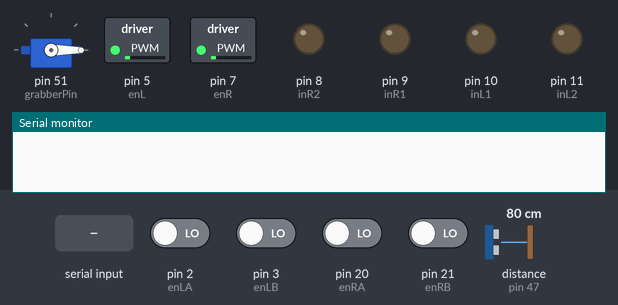
A sketch run on a simulated Arduino Mega 2560, built with avr-gcc and run on an emulated ATmega2560. Parts: servo, switched loads named in the sketch (green lamp = pin HIGH), output pins drawn as LEDs (lit = HIGH), the last lines printed to the serial monitor. Inputs (shaded band) come from the test bench; at power-on: pin 2 (enLA), pin 3 (enLB), pin 20 (enRA), pin 21 (enRB) LOW, distance to the obstacle (sensor on pin 47) 80 cm. The echo pulse lasts 58.3 µs per cm.

Above: at 2.2 s.
2.3 s: "90 45\n" received over Serial
At 4.5 s:
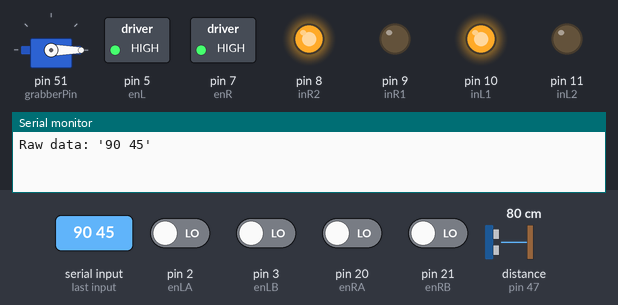
At 5.2 s:
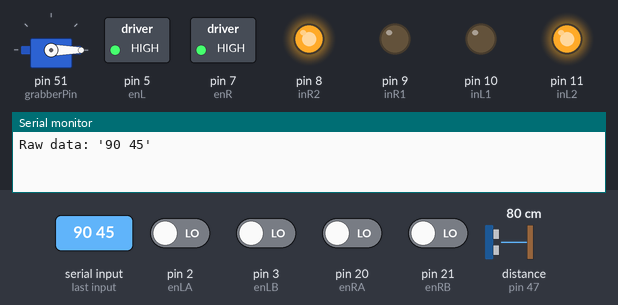
5.3 s: distance to the obstacle (sensor on pin 47) set to 5 cm
8.3 s: distance to the obstacle (sensor on pin 47) set to 2 cm
At 10.9 s:
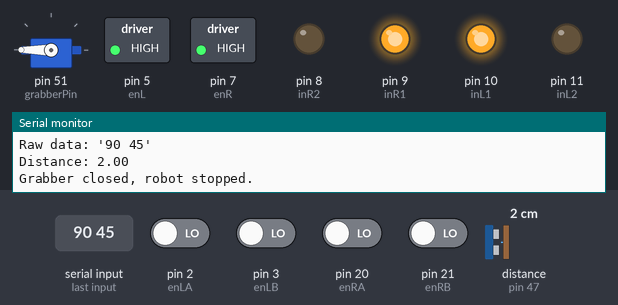
Timing chart, 0 to 12.4 s (numbered marks = the images above; inputs shaded):
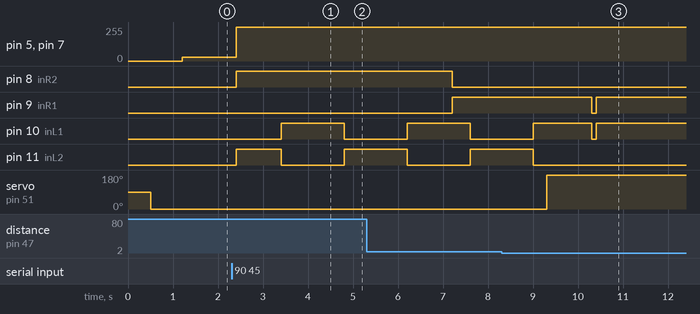

Measured:
- the behaviour switches between 4 and 3 cm on distance to the obstacle (sensor on pin 47) (found by bisection; images 2 and 3)
- after the input at 2.3 s, pin 5 (enL), pin 7 (enR): 30/255 → 255/255 after 0.10 s; pin 8 (inR2): LOW → HIGH after 0.10 s; pin 10 (inL1): LOW → HIGH after 1.1 s, → LOW 1.4 s later; pin 11 (inL2): LOW → HIGH after 0.10 s, → LOW 1.0 s later, → HIGH 1.4 s later
- after the input at 8.3 s, pin 7 (enR): stays 255/255 (without the input it goes to 196/255 after 4.3 s); pin 8 (inR2): stays LOW (without the input it goes to HIGH after 4.5 s); pin 9 (inR1): HIGH → LOW after 2.0 s instead of 4.5 s; pin 11 (inL2): goes on until 9.0 s, then stays LOW; servo on pin 51 (grabberPin): 0° → 180° after 1.0 s

The sketch:

task1_speed_control_mine.ino
```cpp
#include <TimerOne.h>
#include <Ultrasonic.h>
#include <Servo.h>

// Define pins
const int trigPin = 49;
const int echoPin = 47;
const int grabberPin = 51;
Servo grabber;

// Ultrasonic pins
Ultrasonic ultrasonic(trigPin, echoPin);

// Constants for calculations
#define PI 3.1415926535897932384626433832795
float d = 0.172; // Wheel distance
float r = 0.0225; // Wheel radius
float samplingTime = 0.2; // Sampling time
const int ENCODER_RESOLUTION = 700;
float M_PER_REV = 2 * PI * r;

// Motor control pins
int enR = 7;
int inR1 = 9;
int inR2 = 8;
int enL = 5;
int inL1 = 10;
int inL2 = 11;

// Encoder pins
int enLA = 2;
int enLB = 3;
int enRA = 20;
int enRB = 21;

// Encoder counts
volatile int leftEnCount = 0;
volatile int rightEnCount = 0;

// PID constants
float KpL = 100;
float KiL = 260;
float KdL = 33;
float KpR = 100;
float KiR = 130;
float KdR = 33;

float set_vL = 0, set_vR = 0;
float err_vL = 0, err_vR = 0, pre_err_vL = 0, pre_err_vR = 0;
float integralL = 0, integralR = 0;

// Add a flag to indicate if the grabber is closed
bool isGrabberClosed = false;

void setup() {
    Serial.begin(9600);
    grabber.attach(grabberPin);
    delay(500);
   grabber.write(0);
   delay(500);

    // Setup interrupts for encoders
    attachInterrupt(digitalPinToInterrupt(enLA), leftEnISRA, RISING);
    attachInterrupt(digitalPinToInterrupt(enLB), leftEnISRB, RISING);
    attachInterrupt(digitalPinToInterrupt(enRA), rightEnISRA, RISING);
    attachInterrupt(digitalPinToInterrupt(enRB), rightEnISRB, RISING);

    // Set motor control pins to outputs
    pinMode(enR, OUTPUT);
    pinMode(enL, OUTPUT);
    pinMode(inR1, OUTPUT);
    pinMode(inR2, OUTPUT);
    pinMode(inL1, OUTPUT);
    pinMode(inL2, OUTPUT);

    // Turn off motors initially
    stop();

    // Initialize TimerOne for velocity control
    Timer1.initialize(1000000 * samplingTime); // 1,000,000 microseconds = 1 second
    Timer1.attachInterrupt(VelCtrlTimer); // Attach the interrupt to the velocity control function
}

void VelCtrlTimer() {
    // Calculate wheel velocities in m/s
    float vR = (float(rightEnCount) / ENCODER_RESOLUTION) * M_PER_REV / samplingTime;
    float vL = (float(leftEnCount) / ENCODER_RESOLUTION) * M_PER_REV / samplingTime;

    // Reset encoder counts for the next calculation
    leftEnCount = 0;
    rightEnCount = 0;

    // PID calculations for left and right motor speeds
    err_vL = set_vL - vL;
    err_vR = set_vR - vR;

    integralL += err_vL * samplingTime;
    integralR += err_vR * samplingTime;
    float controlOutputL = KpL * err_vL + KiL * integralL + KdL * (err_vL - pre_err_vL) / samplingTime;
    float controlOutputR = KpR * err_vR + KiR * integralR + KdR * (err_vR - pre_err_vR) / samplingTime;

    pre_err_vL = err_vL;
    pre_err_vR = err_vR;

    // Set motor speeds
    setMotorSpeedL((int)controlOutputL);
    setMotorSpeedR((int)controlOutputR);
}

void setMotorSpeedL(int speed) {
    // Set motor direction and speed for left motor
    if (speed == 0) {
        digitalWrite(inL1, LOW);
        digitalWrite(inL2, LOW);
    } else if (speed > 0) {
        digitalWrite(inL1, LOW);
        digitalWrite(inL2, HIGH);
    } else {
        digitalWrite(inL1, HIGH);
        digitalWrite(inL2, LOW);
    }

    // Set PWM speed
    speed = constrain(abs(speed), 30, 255); // Ensure speed is within range
    analogWrite(enL, speed);
}

void setMotorSpeedR(int speed) {
    // Set motor direction and speed for right motor
    if (speed == 0) {
        digitalWrite(inR1, LOW);
        digitalWrite(inR2, LOW);
    } else if (speed > 0) {
        digitalWrite(inR1, LOW);
        digitalWrite(inR2, HIGH);
    } else {
        digitalWrite(inR1, HIGH);
        digitalWrite(inR2, LOW);
    }

    // Set PWM speed
    speed = constrain(abs(speed), 30, 255); // Ensure speed is within range
    analogWrite(enR, speed);
}

void stop() {
    // Turn off motors
    digitalWrite(inR1, LOW);
    digitalWrite(inR2, LOW);
    digitalWrite(inL1, LOW);
    digitalWrite(inL2, LOW);
}

// Encoder ISR functions
void leftEnISRA() {
    leftEnCount += (digitalRead(enLB) == HIGH) ? -1 : 1;
}

void leftEnISRB() {
    leftEnCount += (digitalRead(enLA) == HIGH) ? 1 : -1;
}

void rightEnISRA() {
    rightEnCount += (digitalRead(enRB) == HIGH) ? -1 : 1;
}

void rightEnISRB() {
    rightEnCount += (digitalRead(enRA) == HIGH) ? 1 : -1;
}

void loop() {
    if (Serial.available() > 0) {
        String data = Serial.readStringUntil('\n');  // Read until newline
        Serial.print("Raw data: '"); Serial.print(data); Serial.println("'");  // Debug output
        data.trim();  // Remove whitespace

        int separatorIndex = data.indexOf(' ');  // Find space between velocities
        if (separatorIndex != -1) {
            // Split the data into set_vL and set_vR
            set_vL = data.substring(0, separatorIndex).toFloat();
            set_vR = data.substring(separatorIndex + 1).toFloat();
        }
    }

    // Measure distance from ultrasonic sensor
    float distance = ultrasonic.read();

 if (distance <= 3.5) {
        delay(1000);
        grabber.write(180); // Close grabber
        isGrabberClosed = true; // Set flag to true
        delay(1000);
        Serial.print("Distance: ");
        Serial.println(distance);
        stop(); // Stop robot
        set_vL = 0;
        set_vR = 0;
        // Print message when grabber is closed
        if (isGrabberClosed) {
            Serial.println("Grabber closed, robot stopped.");
        }
        while(1){};
    }
}
```
